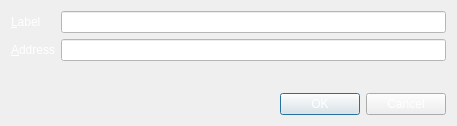
<?xml version="1.0" encoding="UTF-8"?>
<ui version="4.0">
 <class>EditAddressDialog</class>
 <widget class="QDialog" name="EditAddressDialog">
  <property name="geometry">
   <rect>
    <x>0</x>
    <y>0</y>
    <width>457</width>
    <height>126</height>
   </rect>
  </property>
  <property name="windowTitle">
   <string>Edit Address</string>
  </property>
  <layout class="QVBoxLayout" name="verticalLayout">
   <item>
    <layout class="QFormLayout" name="formLayout">
     <property name="fieldGrowthPolicy">
      <enum>QFormLayout::AllNonFixedFieldsGrow</enum>
     </property>
     <item row="0" column="0">
      <widget class="QLabel" name="label">
       <property name="palette">
        <palette>
         <active>
          <colorrole role="WindowText">
           <brush brushstyle="SolidPattern">
            <color alpha="255">
             <red>255</red>
             <green>255</green>
             <blue>255</blue>
            </color>
           </brush>
          </colorrole>
          <colorrole role="Text">
           <brush brushstyle="SolidPattern">
            <color alpha="255">
             <red>255</red>
             <green>255</green>
             <blue>255</blue>
            </color>
           </brush>
          </colorrole>
          <colorrole role="ButtonText">
           <brush brushstyle="SolidPattern">
            <color alpha="255">
             <red>255</red>
             <green>255</green>
             <blue>255</blue>
            </color>
           </brush>
          </colorrole>
         </active>
         <inactive>
          <colorrole role="WindowText">
           <brush brushstyle="SolidPattern">
            <color alpha="255">
             <red>255</red>
             <green>255</green>
             <blue>255</blue>
            </color>
           </brush>
          </colorrole>
          <colorrole role="Text">
           <brush brushstyle="SolidPattern">
            <color alpha="255">
             <red>255</red>
             <green>255</green>
             <blue>255</blue>
            </color>
           </brush>
          </colorrole>
          <colorrole role="ButtonText">
           <brush brushstyle="SolidPattern">
            <color alpha="255">
             <red>255</red>
             <green>255</green>
             <blue>255</blue>
            </color>
           </brush>
          </colorrole>
         </inactive>
         <disabled>
          <colorrole role="WindowText">
           <brush brushstyle="SolidPattern">
            <color alpha="255">
             <red>106</red>
             <green>104</green>
             <blue>100</blue>
            </color>
           </brush>
          </colorrole>
          <colorrole role="Text">
           <brush brushstyle="SolidPattern">
            <color alpha="255">
             <red>106</red>
             <green>104</green>
             <blue>100</blue>
            </color>
           </brush>
          </colorrole>
          <colorrole role="ButtonText">
           <brush brushstyle="SolidPattern">
            <color alpha="255">
             <red>106</red>
             <green>104</green>
             <blue>100</blue>
            </color>
           </brush>
          </colorrole>
         </disabled>
        </palette>
       </property>
       <property name="text">
        <string>&amp;Label</string>
       </property>
       <property name="buddy">
        <cstring>labelEdit</cstring>
       </property>
      </widget>
     </item>
     <item row="0" column="1">
      <widget class="QLineEdit" name="labelEdit">
       <property name="toolTip">
        <string>The label associated with this address book entry</string>
       </property>
       <property name="styleSheet">
        <string notr="true">background-color: rgb(255, 255, 255);</string>
       </property>
      </widget>
     </item>
     <item row="1" column="0">
      <widget class="QLabel" name="label_2">
       <property name="palette">
        <palette>
         <active>
          <colorrole role="WindowText">
           <brush brushstyle="SolidPattern">
            <color alpha="255">
             <red>255</red>
             <green>255</green>
             <blue>255</blue>
            </color>
           </brush>
          </colorrole>
          <colorrole role="Text">
           <brush brushstyle="SolidPattern">
            <color alpha="255">
             <red>255</red>
             <green>255</green>
             <blue>255</blue>
            </color>
           </brush>
          </colorrole>
         </active>
         <inactive>
          <colorrole role="WindowText">
           <brush brushstyle="SolidPattern">
            <color alpha="255">
             <red>255</red>
             <green>255</green>
             <blue>255</blue>
            </color>
           </brush>
          </colorrole>
          <colorrole role="Text">
           <brush brushstyle="SolidPattern">
            <color alpha="255">
             <red>255</red>
             <green>255</green>
             <blue>255</blue>
            </color>
           </brush>
          </colorrole>
         </inactive>
         <disabled>
          <colorrole role="WindowText">
           <brush brushstyle="SolidPattern">
            <color alpha="255">
             <red>106</red>
             <green>104</green>
             <blue>100</blue>
            </color>
           </brush>
          </colorrole>
          <colorrole role="Text">
           <brush brushstyle="SolidPattern">
            <color alpha="255">
             <red>106</red>
             <green>104</green>
             <blue>100</blue>
            </color>
           </brush>
          </colorrole>
         </disabled>
        </palette>
       </property>
       <property name="text">
        <string>&amp;Address</string>
       </property>
       <property name="buddy">
        <cstring>addressEdit</cstring>
       </property>
      </widget>
     </item>
     <item row="1" column="1">
      <widget class="QLineEdit" name="addressEdit">
       <property name="toolTip">
        <string>The address associated with this address book entry. This can only be modified for sending addresses.</string>
       </property>
       <property name="styleSheet">
        <string notr="true">background-color: rgb(255, 255, 255);</string>
       </property>
      </widget>
     </item>
    </layout>
   </item>
   <item>
    <widget class="QDialogButtonBox" name="buttonBox">
     <property name="palette">
      <palette>
       <active>
        <colorrole role="WindowText">
         <brush brushstyle="SolidPattern">
          <color alpha="255">
           <red>255</red>
           <green>255</green>
           <blue>255</blue>
          </color>
         </brush>
        </colorrole>
        <colorrole role="Text">
         <brush brushstyle="SolidPattern">
          <color alpha="255">
           <red>255</red>
           <green>255</green>
           <blue>255</blue>
          </color>
         </brush>
        </colorrole>
        <colorrole role="ButtonText">
         <brush brushstyle="SolidPattern">
          <color alpha="255">
           <red>255</red>
           <green>255</green>
           <blue>255</blue>
          </color>
         </brush>
        </colorrole>
       </active>
       <inactive>
        <colorrole role="WindowText">
         <brush brushstyle="SolidPattern">
          <color alpha="255">
           <red>255</red>
           <green>255</green>
           <blue>255</blue>
          </color>
         </brush>
        </colorrole>
        <colorrole role="Text">
         <brush brushstyle="SolidPattern">
          <color alpha="255">
           <red>255</red>
           <green>255</green>
           <blue>255</blue>
          </color>
         </brush>
        </colorrole>
        <colorrole role="ButtonText">
         <brush brushstyle="SolidPattern">
          <color alpha="255">
           <red>255</red>
           <green>255</green>
           <blue>255</blue>
          </color>
         </brush>
        </colorrole>
       </inactive>
       <disabled>
        <colorrole role="WindowText">
         <brush brushstyle="SolidPattern">
          <color alpha="255">
           <red>255</red>
           <green>255</green>
           <blue>255</blue>
          </color>
         </brush>
        </colorrole>
        <colorrole role="Text">
         <brush brushstyle="SolidPattern">
          <color alpha="255">
           <red>255</red>
           <green>255</green>
           <blue>255</blue>
          </color>
         </brush>
        </colorrole>
        <colorrole role="ButtonText">
         <brush brushstyle="SolidPattern">
          <color alpha="255">
           <red>255</red>
           <green>255</green>
           <blue>255</blue>
          </color>
         </brush>
        </colorrole>
       </disabled>
      </palette>
     </property>
     <property name="styleSheet">
      <string notr="true">color: rgb(255, 255, 255);</string>
     </property>
     <property name="orientation">
      <enum>Qt::Horizontal</enum>
     </property>
     <property name="standardButtons">
      <set>QDialogButtonBox::Cancel|QDialogButtonBox::Ok</set>
     </property>
    </widget>
   </item>
  </layout>
 </widget>
 <resources/>
 <connections>
  <connection>
   <sender>buttonBox</sender>
   <signal>accepted()</signal>
   <receiver>EditAddressDialog</receiver>
   <slot>accept()</slot>
   <hints>
    <hint type="sourcelabel">
     <x>248</x>
     <y>254</y>
    </hint>
    <hint type="destinationlabel">
     <x>157</x>
     <y>274</y>
    </hint>
   </hints>
  </connection>
  <connection>
   <sender>buttonBox</sender>
   <signal>rejected()</signal>
   <receiver>EditAddressDialog</receiver>
   <slot>reject()</slot>
   <hints>
    <hint type="sourcelabel">
     <x>316</x>
     <y>260</y>
    </hint>
    <hint type="destinationlabel">
     <x>286</x>
     <y>274</y>
    </hint>
   </hints>
  </connection>
 </connections>
</ui>
